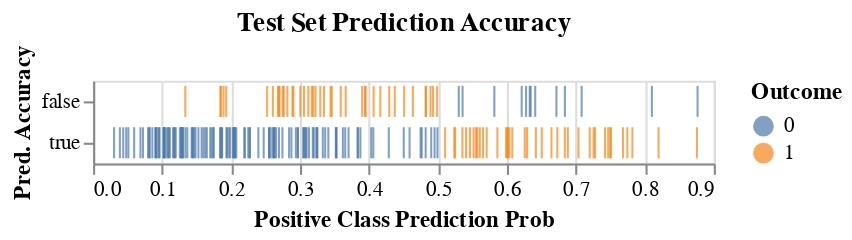

The cell this chart's notebook holds for it:
### Markdown cell above
Moreover, visualizing prediction probabilities alongside the prediction accuracy for each test sample provides a clearer understanding of the model's performance. This approach allows us to easily assess how well the model predicts, while also highlighting patients who were misdiagnosed. Particularly, it helps us focus on false negatives, as the consequences of these errors are more critical in a clinical context.

### Code cell
alt.Chart(pred_results_1_df, title = 'Test Set Prediction Accuracy').mark_tick().encode(
    x = alt.X('y_pred_prob_1').title('Positive Class Prediction Prob'),
    y = alt.Y('pred_bool').title('Pred. Accuracy'),
    color = alt.Color('y_test:N').title('Outcome')
)

### Figure 1 — Vega-Lite specification as saved in the notebook (floating-point values rounded to 4 significant figures; data arrays with more than 128 entries replaced by an {"elided": "..."} marker saying what was removed)
{"config": {"view": {"continuousWidth": 300, "continuousHeight": 300}}, "data": {"name": "data-a4ad49b15fbfdce4daea3bea0f7513fc"}, "mark": {"type": "tick"}, "encoding": {"color": {"field": "y_test", "title": "Outcome", "type": "nominal"}, "x": {"field": "y_pred_prob_1", "title": "Positive Class Prediction Prob", "type": "quantitative"}, "y": {"field": "pred_bool", "title": "Pred. Accuracy", "type": "nominal"}}, "title": "Test Set Prediction Accuracy", "$schema": "https://vega.github.io/schema/vega-lite/v5.20.1.json", "datasets": {"data-a4ad49b15fbfdce4daea3bea0f7513fc": {"elided": "216 records"}}}
